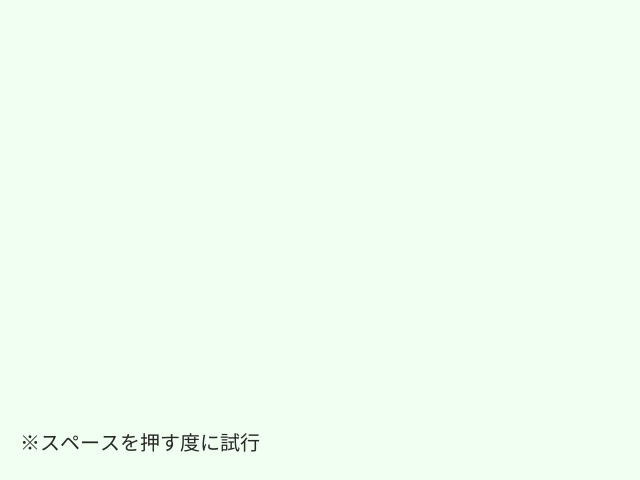
Frame 1 (no input)
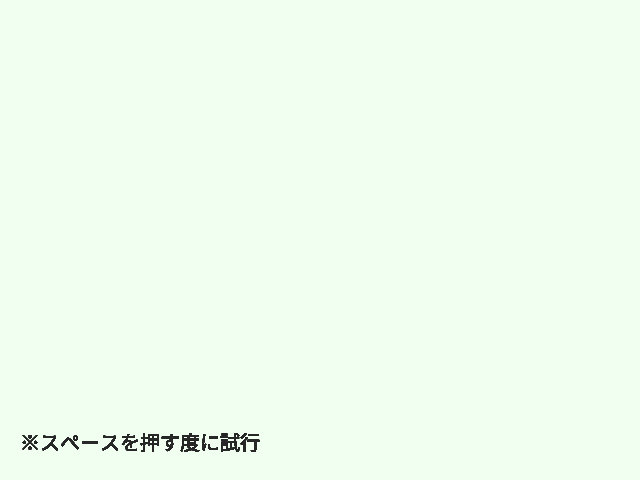
Frame 60 (no input)
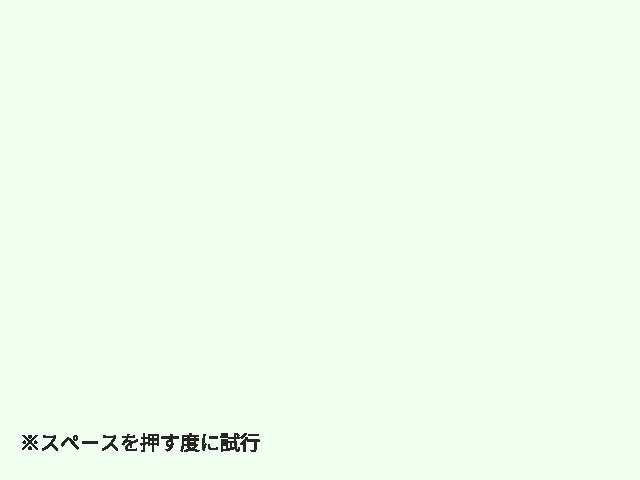
Frame 120 (the mouse pressed at the canvas centre since frame 60)

The p5.js sketch that drew these frames (run headless with seeded random() and noise() and a simulated clock; from frame 60 on, the mouse is pressed at the canvas centre):

// p5.js sketch
// ── sketch.js
const SPACE_KEY = 32; // スペースキーのキーコード
const PROBABILITY = 0.01; // X と Y の単独での成功確率
let isKeyReleased = true;
let trialCount = 0;

function setup() {
  const canvas = createCanvas(640, 480);
  background(240, 255, 240);
}

function draw() {
  if (keyIsDown(SPACE_KEY)) { // スペースが押されている (keyIsDown() は押されている間ずっと true を返すことに注意)
    if (isKeyReleased) {  // 押しっぱなしの時は実行しない
      isKeyReleased = false;

      background(240, 255, 240);  // キーが押された時だけ画面クリア
      fill(255, 100, 100);

      let x = Math.random();
      let y = Math.random();
      circle(10 + (x * 400), 10 + (y * 400), 5);
    }
  } else {
    isKeyReleased = true; // キーを離した
  }

  // テキストは毎フレーム同じ内容を上書き
  fill(40, 40, 40);
  textSize(20);
  text('※スペースを押す度に試行', 20, 450);
  if (trialCount > 0) {
    text(trialCount + '回目の試行で X と Y が両方 ' + PROBABILITY + ' 未満となった', 20, 470);
  }
}
